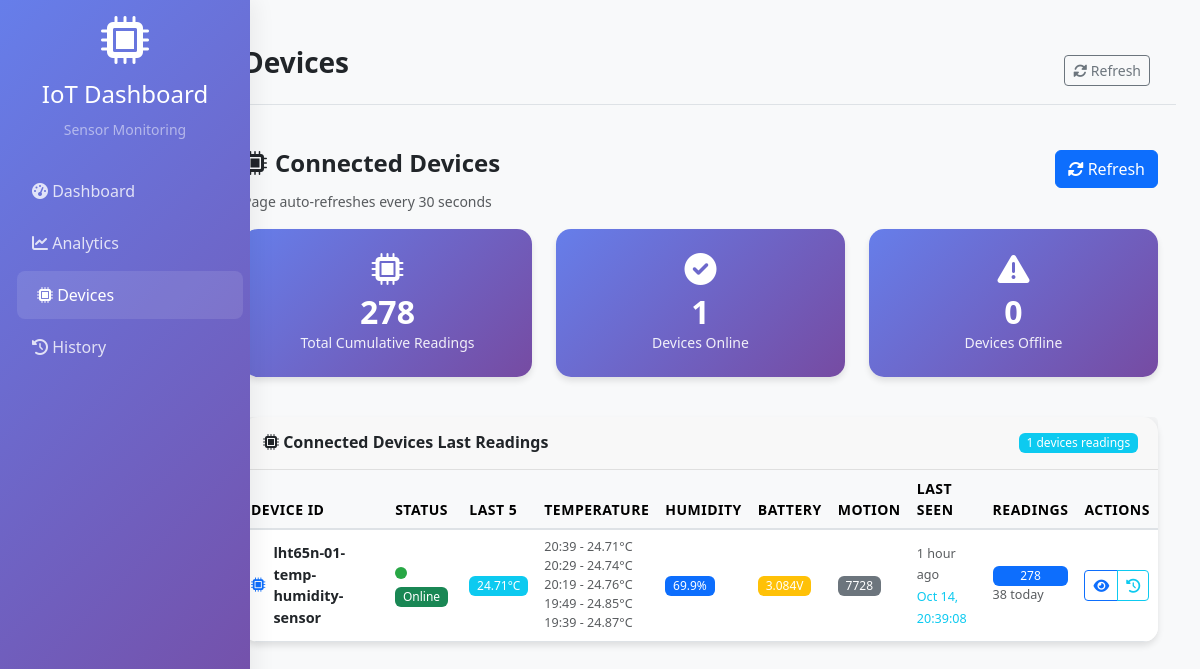
Page /devices/ on the committed database.
### sensors/models.py (models this page shows, shortened)
class SensorReading(models.Model):
    device_id = models.CharField(max_length=128, db_index=True)
    battery_voltage = models.FloatField(null=True, blank=True)
    humidity = models.FloatField(null=True, blank=True)
    motion_counts = models.IntegerField(null=True, blank=True)
    temperature_c = models.FloatField(null=True, blank=True)
    received_at = models.DateTimeField(db_index=True)
    created_at = models.DateTimeField(auto_now_add=True)
    class Meta:
        ordering = ["-received_at", "-id"]

### sensors/views.py (the view)
# urls.py: path("devices/", views.devices, name="devices"),
def devices(request: HttpRequest):
    devices_data = []
    raw_device_ids = (
        SensorReading.objects.exclude(device_id__in=["test-device", "unknown-device"])
        .values_list("device_id", flat=True)
        .distinct()
        .order_by("device_id")
    )
    seen = set()
    device_ids = []
    for did in raw_device_ids:
        if did is None:
            continue
        normalized = did.strip()
        if not normalized:
            continue
        if normalized in seen:
            continue
        seen.add(normalized)
        device_ids.append(normalized)
    for device_id in device_ids:
        device_readings = SensorReading.objects.filter(device_id=device_id)
        latest = device_readings.order_by("-received_at").first()
        last_five_qs = list(device_readings.order_by("-received_at")[:5])
        today_count = device_readings.filter(
            received_at__date=timezone.now().date()
        ).count()
        is_online = (
            latest and (timezone.now() - latest.received_at).total_seconds() < 7200
        )
        devices_data.append(
            {
                "device_id": device_id,
                "latest_temp": latest.temperature_c if latest else None,
                "latest_humidity": latest.humidity if latest else None,
                "latest_battery": latest.battery_voltage if latest else None,
                "latest_motion": latest.motion_counts if latest else None,
                "last_seen": latest.received_at if latest else None,
                "is_online": is_online,
                "reading_count": device_readings.count(),
                "today_readings": today_count,
                "last_readings": last_five_qs,
                "avg_interval": 15,  # Will calculate real interval
            }
        )
    total_devices = len(devices_data)
    online_devices = sum(1 for d in devices_data if d["is_online"])
    offline_devices = total_devices - online_devices
    total_readings = SensorReading.objects.exclude(
        device_id__in=["test-device", "unknown-device"]
    ).count()
    return render(
        request,
        "sensors/devices.html",
        {
            "devices": devices_data,
            "total_devices": total_devices,
            "total_readings": total_readings,
            "online_devices": online_devices,
            "offline_devices": offline_devices,
        },
    )

### sensors/templates/sensors/devices.html (shortened to what this page needs)
{% extends 'sensors/base.html' %}
{% block page_title %}Devices{% endblock %}
{% block content %}
<div class="row mb-3">
    <div class="col-12">
        <div class="d-flex justify-content-between align-items-center">
            <h2><i class="fas fa-microchip me-2"></i>Connected Devices</h2>
            <button class="btn btn-primary" onclick="location.reload()">
                <i class="fas fa-sync-alt me-1"></i>Refresh
            </button>
        </div>
        <small class="text-muted">Page auto-refreshes every 30 seconds</small>
    </div>
</div>
<div class="row mb-4">
    <div class="col-md-4 mb-3">
        <div class="card metric-card">
            <div class="card-body text-center">
                <i class="fas fa-microchip fa-2x mb-2"></i>
                <div class="metric-value">{{ total_readings }}</div>
                <div class="small">Total Cumulative Readings</div>
            </div>
        </div>
    </div>
    <div class="col-md-4 mb-3">
        <div class="card metric-card">
            <div class="card-body text-center">
                <i class="fas fa-check-circle fa-2x mb-2"></i>
                <div class="metric-value">{{ online_devices }}</div>
                <div class="small">Devices Online</div>
            </div>
        </div>
    </div>
    <div class="col-md-4 mb-3">
        <div class="card metric-card">
            <div class="card-body text-center">
                <i class="fas fa-exclamation-triangle fa-2x mb-2"></i>
                <div class="metric-value">{{ offline_devices }}</div>
                <div class="small">Devices Offline</div>
            </div>
        </div>
    </div>
</div>
<div class="card">
    <div class="card-header d-flex justify-content-between align-items-center">
        <h5 class="mb-0"><i class="fas fa-microchip"></i> Connected Devices Last Readings</h5>
        <span class="badge bg-info">{{ devices|length }} devices readings</span>
    </div>
    <div class="card-body p-0">
        <div class="table-responsive">
            <table class="table table-hover mb-0">
                <thead class="table-light">
                    <tr>
                        <th>Device ID</th>
                        <th>Status</th>
                        <th>Last 5</th>
                        <th>Temperature</th>
                        <th>Humidity</th>
                        <th>Battery</th>
                        <th>Motion</th>
                        <th>Last Seen</th>
                        <th>Readings</th>
                        <th>Actions</th>
                    </tr>
                </thead>
                <tbody>
                    {% for device in devices %}
                    <tr>
                        <td>
                            <div class="d-flex align-items-center">
                                <i class="fas fa-microchip me-2 text-primary"></i>
                                <strong>{{ device.device_id }}</strong>
                            </div>
                        </td>
                        <td>
                            <span class="status-indicator {% if device.is_online %}status-online{% else %}status-offline{% endif %}"></span>
                            <span class="badge {% if device.is_online %}bg-success{% else %}bg-danger{% endif %}">
                                {% if device.is_online %}Online{% else %}Offline{% endif %}
                            </span>
                        </td>
                        <td>
                            {% if device.latest_temp %}
                                <span class="badge bg-info">{{ device.latest_temp }}°C</span>
                            {% else %}
                                <span class="text-muted">--</span>
                            {% endif %}
                        </td>
                        <td>
                            {% if device.last_readings %}
                                <div class="d-flex flex-column">
                                    {% for r in device.last_readings %}
                                    <small class="text-muted">{{ r.received_at|date:"H:i" }} - {{ r.temperature_c|default:"--" }}°C</small>
                                    {% endfor %}
                                </div>
                            {% else %}
                                <span class="text-muted">--</span>
                            {% endif %}
                        </td>
                        <td>
                            {% if device.latest_humidity %}
                                <span class="badge bg-primary">{{ device.latest_humidity }}%</span>
                            {% else %}
                                <span class="text-muted">--</span>
                            {% endif %}
                        </td>
                        <td>
                            {% if device.latest_battery %}
                                {% if device.latest_battery > 3.5 %}
                                    <span class="badge bg-success">{{ device.latest_battery }}V</span>
                                {% elif device.latest_battery > 3.0 %}
                                    <span class="badge bg-warning">{{ device.latest_battery }}V</span>
                                {% else %}
                                    <span class="badge bg-danger">{{ device.latest_battery }}V</span>
                                {% endif %}
                            {% else %}
                                <span class="text-muted">--</span>
                            {% endif %}
                        </td>
                        <td>
                            {% if device.latest_motion %}
                                <span class="badge bg-secondary">{{ device.latest_motion }}</span>
                            {% else %}
                                <span class="text-muted">--</span>
                            {% endif %}
                        </td>
                        <td>
                            {% if device.last_seen %}
                                <small class="text-muted">
                                    {{ device.last_seen|timesince }} ago<br>
                                    <span class="text-info">{{ device.last_seen|date:"M d, H:i:s" }}</span>
                                </small>
                            {% else %}
                                <span class="text-muted">Never</span>
                            {% endif %}
                        </td>
                        <td>
                            <div class="d-flex flex-column">
                                <span class="badge bg-primary">{{ device.reading_count }}</span>
                                <small class="text-muted">{{ device.today_readings }} today</small>
                            </div>
                        </td>
                        <td>
                            <div class="btn-group btn-group-sm">
                                <a href="{% url 'device_detail' device.device_id %}" class="btn btn-outline-primary" title="View Details">
                                    <i class="fas fa-eye"></i>
                                </a>
                                <a href="{% url 'history' %}?device={{ device.device_id }}" class="btn btn-outline-info" title="View History">
                                    <i class="fas fa-history"></i>
                                </a>
                            </div>
                        </td>
                    </tr>
                    {% endfor %}
                </tbody>
            </table>
        </div>
    </div>
</div>
{% endblock %}

### sensors/templates/sensors/base.html (shortened to what this page needs)
<!DOCTYPE html>
<html lang="en">
<head>
    <link href="https://cdn.jsdelivr.net/npm/bootstrap@5.3.0/dist/css/bootstrap.min.css" rel="stylesheet">
    <link href="https://cdnjs.cloudflare.com/ajax/libs/font-awesome/6.0.0/css/all.min.css" rel="stylesheet">
</head>
<body>
    <div class="container-fluid">
        <div class="row">
            <nav class="col-md-3 col-lg-2 d-md-block sidebar collapse">
                <div class="position-sticky pt-3">
                    <div class="text-center mb-4">
                        <div class="mb-3">
                            <i class="fas fa-microchip fa-3x text-white"></i>
                        </div>
                        <h4 class="text-white">IoT Dashboard</h4>
                        <small class="text-white-50">Sensor Monitoring</small>
                    </div>
                    <ul class="nav flex-column">
                        <li class="nav-item">
                            <a class="nav-link {% if request.resolver_match.url_name == 'dashboard' %}active{% endif %}" href="{% url 'dashboard' %}">
                                <i class="fas fa-tachometer-alt"></i> Dashboard
                            </a>
                        </li>
                        <li class="nav-item">
                            <a class="nav-link {% if request.resolver_match.url_name == 'analytics' %}active{% endif %}" href="{% url 'analytics' %}">
                                <i class="fas fa-chart-line"></i> Analytics
                            </a>
                        </li>
                        <li class="nav-item">
                            <a class="nav-link {% if request.resolver_match.url_name == 'devices' %}active{% endif %}" href="{% url 'devices' %}">
                                <i class="fas fa-microchip"></i> Devices
                            </a>
                        </li>
                        <li class="nav-item">
                            <a class="nav-link {% if request.resolver_match.url_name == 'history' %}active{% endif %}" href="{% url 'history' %}">
                                <i class="fas fa-history"></i> History
                            </a>
                        </li>
                    </ul>
                </div>
            </nav>
            <main class="col-md-9 ms-sm-auto col-lg-10 px-md-4 main-content">
                <div class="d-flex justify-content-between flex-wrap flex-md-nowrap align-items-center pt-3 pb-2 mb-3 border-bottom page-header">
                    <h1 class="h2">{% block page_title %}Dashboard{% endblock %}</h1>
                    <div class="btn-toolbar mb-2 mb-md-0">
                        <div class="btn-group me-2">
                            <button type="button" class="btn btn-sm btn-outline-secondary" onclick="location.reload()">
                                <i class="fas fa-sync-alt"></i> Refresh
                            </button>
                        </div>
                    </div>
                </div>
                <div class="content-wrapper">
                    {% block content %}
                    {% endblock %}
                </div>
            </main>
        </div>
    </div>
</body>
</html>

### sensors/templates/sensors/base.html (style rules this page uses)
.sidebar { position: fixed; top: 0; left: 0; height: 100vh; width: 250px; background: linear-gradient(135deg, #667eea 0%, #764ba2 100%); z-index: 1000; overflow-y: auto; box-shadow: 6px 0 20px rgba(0,0,0,0.06); }
.sidebar .nav-link { color: rgba(255,255,255,0.8); padding: 12px 20px; margin: 2px 0; border-radius: 8px; transition: all 0.3s ease; }
.sidebar .nav-link:hover, .sidebar .nav-link.active { color: white; background: rgba(255,255,255,0.1); transform: translateX(5px); }
.main-content { margin-left: 250px; background: #f8f9fa; min-height: 100vh; padding: 30px 50px; padding-left: 70px; border-left: 1px solid rgba(0,0,0,0.03); }
.content-wrapper { max-width: 1200px; margin: 24px auto; padding: 20px 18px; }
.page-header { max-width: 1200px; margin: 0 auto 8px auto; padding: 0 18px; box-sizing: border-box; width: 100%; }
.card { border: none; border-radius: 15px; box-shadow: 0 4px 6px rgba(0,0,0,0.1); transition: transform 0.3s ease; }
.metric-card { background: linear-gradient(135deg, #667eea 0%, #764ba2 100%); color: white; }
.metric-card .card-body { padding: 1.5rem; }
.metric-value { font-size: 2rem; font-weight: 600; line-height: 1.2; }
.card-header h5 { font-size: 1.1rem; font-weight: 600; margin: 0; }
.metric-card .small { font-size: 0.875rem; font-weight: 500; opacity: 0.9; }
.table th { font-size: 0.875rem; font-weight: 600; text-transform: uppercase; letter-spacing: 0.5px; }
.table td { font-size: 0.9rem; vertical-align: middle; }
.badge { font-size: 0.75rem; font-weight: 500; }
.row { margin-bottom: 1.5rem; }
.card-body { padding: 1.25rem; }
.card-header { padding: 1rem 1.25rem; border-bottom: 1px solid rgba(0,0,0,0.1); }
.status-indicator { width: 12px; height: 12px; border-radius: 50%; display: inline-block; margin-right: 8px; }
.status-online { background: #28a745; }
.main-content h1 { font-size: 1.75rem; font-weight: 600; margin-bottom: 1rem; }
.main-content h2 { font-size: 1.5rem; font-weight: 600; margin-bottom: 0.75rem; }
.main-content h5 { font-size: 1rem; font-weight: 600; margin-bottom: 0.5rem; }
.table-responsive { border-radius: 0 0 15px 15px; }
.table thead th { background-color: #f8f9fa; border-bottom: 2px solid #dee2e6; }

### rows in the picture
SensorReading: latest_temp "24.71", received_at "20:39", temperature_c "24.71", latest_humidity "69.9", latest_battery "3.084", last_seen "1 hour", last_seen "Oct 14, 20:39:08"
SensorReading: received_at "20:29", temperature_c "24.74"
SensorReading: received_at "20:19", temperature_c "24.76"
SensorReading: received_at "19:49", temperature_c "24.85"
SensorReading: received_at "19:39", temperature_c "24.87"

### other values in the picture
{{ total_readings }} "278"
{{ online_devices }} "1"
{{ offline_devices }} "0"
{{ devices|length }} "1"
{{ device.device_id }} "lht65n-01-temp-humidity-sensor"
{{ device.latest_motion }} "7728"
{{ device.reading_count }} "278"
{{ device.today_readings }} "38"
